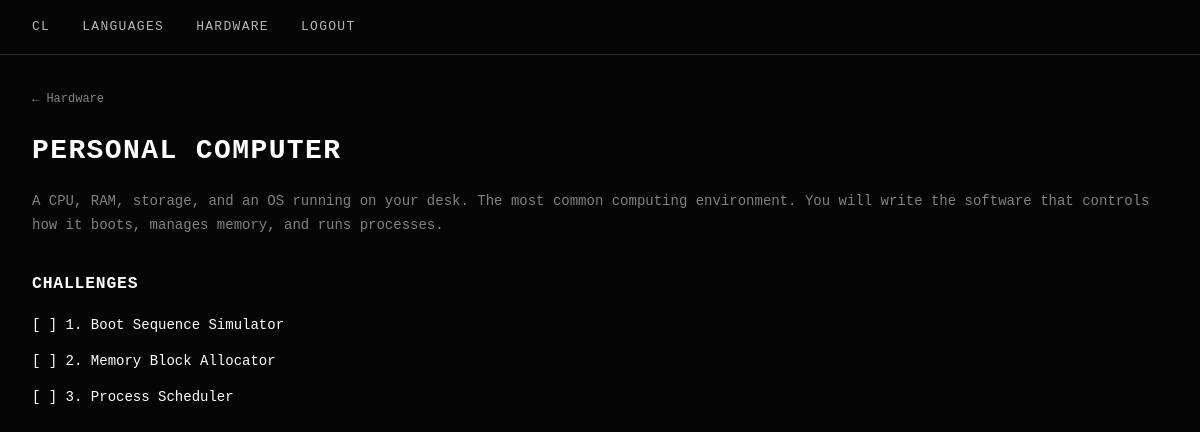
The app's page /hardware/pc/ (signed in) with its own data.
### core/models.py (models this page shows, shortened)
class HardwareSystem(models.Model):
    name = models.CharField(max_length=100)
    slug = models.SlugField(unique=True)
    description = models.TextField()
    category = models.CharField(max_length=50)
    unlock_order = models.IntegerField(default=0)

class HardwareChallenge(models.Model):
    system = models.ForeignKey(HardwareSystem, on_delete=models.CASCADE, related_name='challenges')
    title = models.CharField(max_length=200)
    description = models.TextField()
    instructions = models.TextField()
    starter_code_c = models.TextField(default='')
    starter_code_asm_x86 = models.TextField(default='')
    starter_code_asm_arm = models.TextField(default='')
    order = models.IntegerField(default=0)
    class Meta:
        ordering = ['order']

### core/views.py (the view)
# urls.py: path('hardware/<slug:slug>/', views.hardware_detail, name='hardware_detail'),
@login_required(login_url='login')
def hardware_detail(request, slug):
    system = get_object_or_404(HardwareSystem, slug=slug)
    challenges = system.challenges.all()
    completed_ids = HardwareProgress.objects.filter(
        user=request.user, completed=True
    ).values_list('challenge_id', flat=True)
    return render(request, 'core/hardware_detail.html', {
        'system': system,
        'challenges': challenges,
        'completed_ids': list(completed_ids),
    })

### core/templates/core/hardware_detail.html
{% extends 'core/base.html' %}
{% block content %}
<div class="container">
    <a href="{% url 'hardware_list' %}" style="font-size: 12px; opacity: 0.5;">&larr; Hardware</a>
    <h1 style="margin-top: 1rem;">{{ system.name }}</h1>
    <p style="opacity: 0.6; margin-bottom: 2rem;">{{ system.description }}</p>
    <h3 style="margin-bottom: 1rem;">Challenges</h3>
    <ul>
        {% for challenge in challenges %}
        <li style="margin-bottom: 0.75rem;">
            <a href="{% url 'hardware_challenge' system.slug challenge.pk %}">
                {% if challenge.pk in completed_ids %}[&#10003;]{% else %}[ ]{% endif %}
                {{ challenge.order }}. {{ challenge.title }}
            </a>
        </li>
        {% endfor %}
    </ul>
</div>
{% endblock %}

### core/static/core/css/style.css (style rules this page uses)
:root { --bg: #050505; --text: #d4d4d4; --accent: #ffffff; --border: rgba(255, 255, 255, 0.15); --font: 'JetBrains Mono', 'Fira Code', monospace; }
*, *::before, *::after { box-sizing: border-box; margin: 0; padding: 0; border-radius: 0 !important; box-shadow: none !important; }
body { background: var(--bg); color: var(--text); font-family: var(--font); font-size: 14px; line-height: 1.7; }
h1, h2, h3, h4 { color: var(--accent); font-weight: 600; letter-spacing: 0.05em; text-transform: uppercase; margin-bottom: 1rem; }
a { color: var(--accent); text-decoration: none; }
p { margin-bottom: 1rem; }
.container { margin: 0 auto; max-width: 1200px; padding: 2rem; }
ul { list-style: none; padding: 0; }
li { margin-bottom: 0.5rem; }

### records on screen
HardwareSystem: name "PERSONAL COMPUTER", description "A CPU, RAM, storage, and an OS running on your desk. The most common computing environment. You will write the software that controls how it boots, manages memory, and runs processes."
HardwareChallenge: order "1", title "Boot Sequence Simulator"
HardwareChallenge: order "2", title "Memory Block Allocator"
HardwareChallenge: order "3", title "Process Scheduler"
